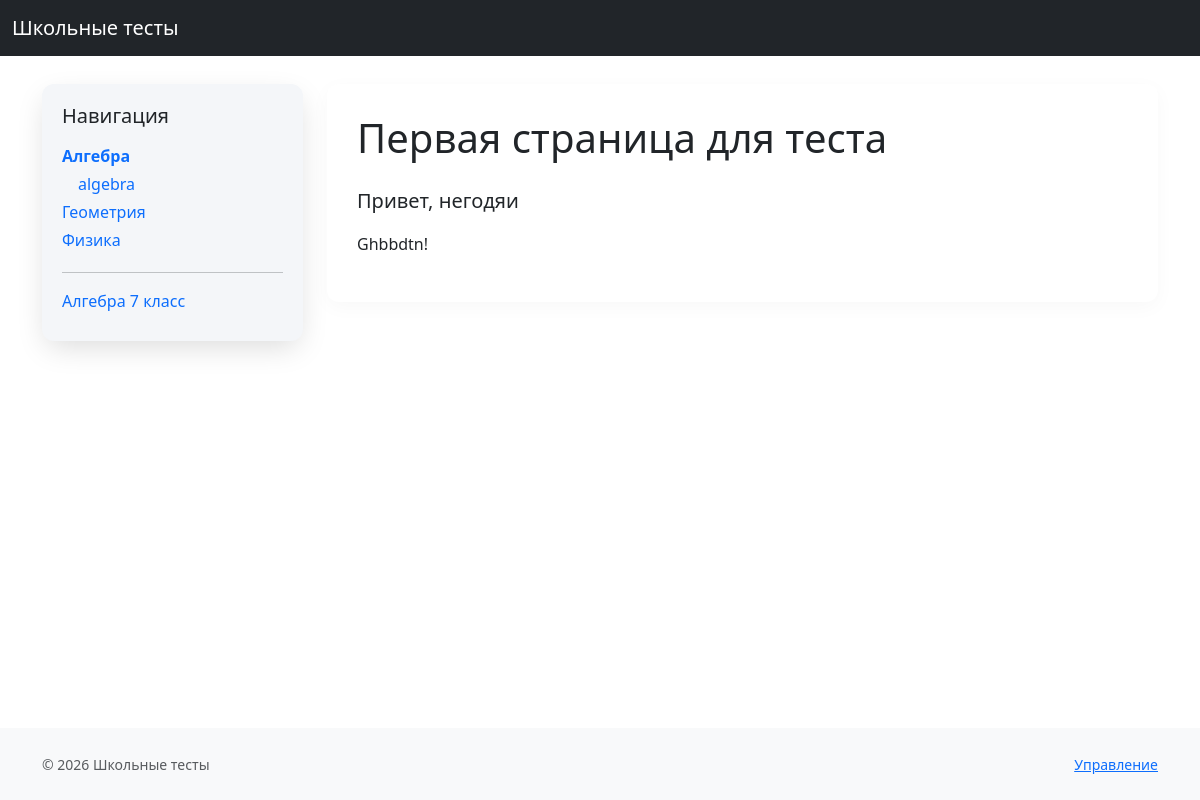
Page /pages/algebra/ on the earlier database version.
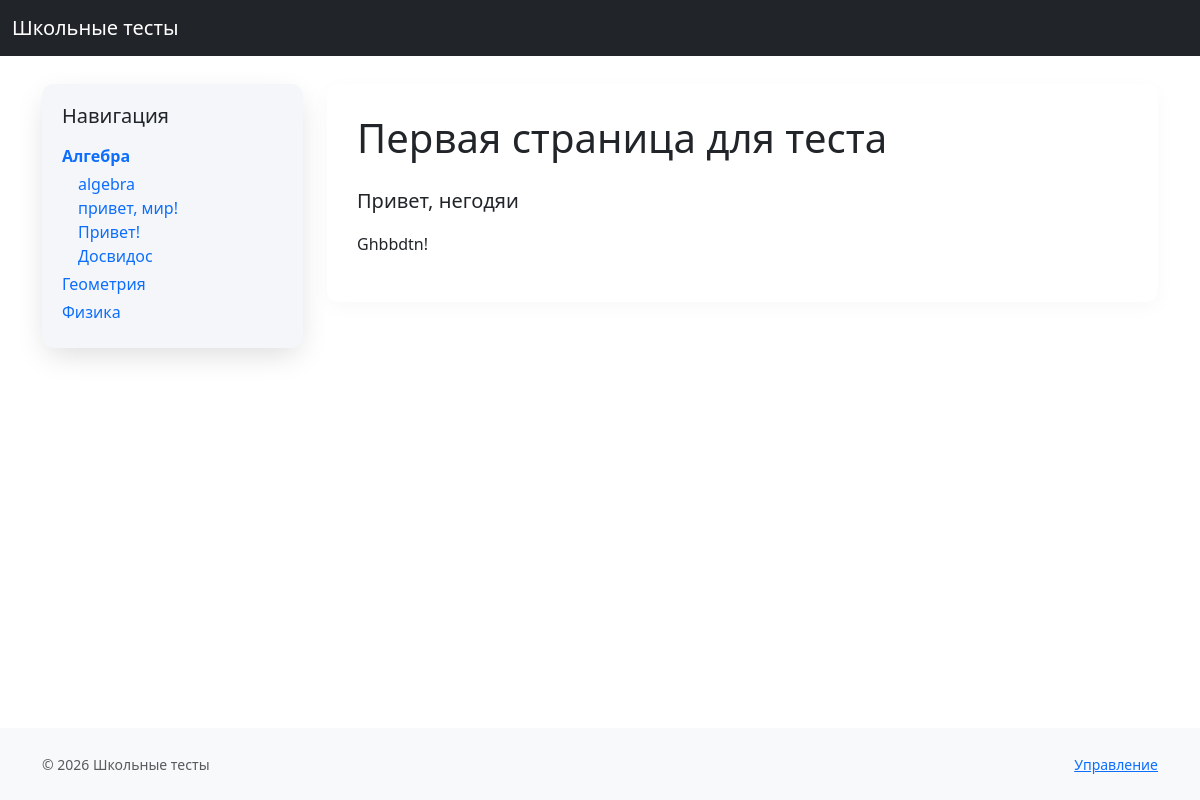
Same page on the later database version.
### testsystem/models.py (models this page shows, shortened)
class SitePage(models.Model):
    title = models.CharField("Заголовок страницы", max_length=200)
    slug = models.SlugField("URL (slug)", max_length=200, unique=True, blank=True)
    lead = models.TextField("Вступительная часть", blank=True)
    body = RichTextField("Основной текст", blank=True)
    body = RichTextUploadingField("Основной текст", blank=True)
    image = models.ImageField("Изображение", upload_to='page_images/', blank=True, null=True)
    image_caption = models.CharField("Подпись к изображению", max_length=300, blank=True)
    is_published = models.BooleanField("Опубликовано", default=True)
    updated_at = models.DateTimeField("Дата обновления", auto_now=True)
    subject = models.CharField(
        "Раздел предмета",
        max_length=20,
        choices=SUBJECT_CHOICES,
        default='algebra',
    )
    class Meta:
        verbose_name = "Страница сайта"
        verbose_name_plural = "Страницы сайта"

class SidebarLink(models.Model):
    title = models.CharField("Текст ссылки", max_length=200)
    url = models.CharField("Ссылка", max_length=200)
    description = models.TextField("Описание", blank=True)
    order = models.PositiveIntegerField("Порядок", default=0)
    is_active = models.BooleanField("Активно", default=True)
    class Meta:
        ordering = ['order']
        verbose_name = "Ссылка в боковой панели"
        verbose_name_plural = "Ссылки в боковой панели"

### testsystem/views.py (the view)
# urls.py: path('', views.home_page, name='home'),
def home_page(request, subject=None):
    pages = SitePage.objects.filter(is_published=True)
    if subject:
        pages = pages.filter(subject=subject)
    context = {
        'main_menu': MainMenuItem.objects.filter(is_active=True).order_by('order'),
        'side_menu': SideMenuItem.objects.filter(is_active=True).order_by('order'),
        'sidebar_links': SidebarLink.objects.filter(is_active=True).order_by('order'),
        'pages': pages,
        'formulas': MathFormula.objects.all()[:5],
        'subjects': SUBJECTS,      # список предметов для бокового меню
        'current_subject': subject,
    }
    page = pages.first() if pages.exists() else None
    context['page'] = page
    return render(request, 'testsystem/home_page.html', context)

### testsystem/templates/testsystem/home_page.html (shortened to what this page needs)
{% load static %}
<!DOCTYPE html>
<html lang="ru" class="h-100">
<head>
    <link href="https://cdn.jsdelivr.net/npm/bootstrap@5.3.2/dist/css/bootstrap.min.css" rel="stylesheet">
</head>
<body class="d-flex flex-column h-100">
<nav class="navbar navbar-expand-md navbar-dark fixed-top bg-dark">
    <div class="container-fluid">
        <a class="navbar-brand" href="/">Школьные тесты</a>
    </div>
</nav>
<main class="flex-shrink-0">
    <div class="container my-4">
        <div class="row g-4">
            <div class="col-lg-3">
                <div class="sidebar-left">
                    <h5 class="mb-3">Навигация</h5>
                    <ul class="nav flex-column">
                        {% for code, name in subjects %}
                            <li class="nav-item mb-1">
                                <a class="nav-link p-0 {% if current_subject == code %}fw-bold{% endif %}"
                                   href="{% url 'pages_by_subject' code %}">
                                    {{ name }}
                                </a>
                                {% if current_subject == code %}
                                    <ul class="nav flex-column ms-3 mt-1">
                                        {% for p in pages %}
                                            {% if p.subject == current_subject and p.slug %}
                                                <li class="nav-item">
                                                    <a href="{% url 'page' p.slug %}" class="nav-link p-0 small">
                                                        {{ p.title }}
                                                    </a>
                                                </li>
                                            {% endif %}
                                        {% endfor %}
                                    </ul>
                                {% endif %}
                            </li>
                        {% endfor %}
                    </ul>
                    {% if sidebar_links %}
                        <hr>
                        {% for link in sidebar_links %}
                            <div class="mb-2">
                                <a href="{{ link.url }}" class="text-decoration-none">{{ link.title }}</a>
                            </div>
                        {% endfor %}
                    {% endif %}
                </div>
            </div>
            <div class="col-lg-9">
                <div class="main-content">
                    {% if page %}
                        <h1 class="mb-4">{{ page.title }}</h1>
                        {% if page.lead %}
                            <p class="lead">{{ page.lead }}</p>
                        {% endif %}
                        <div class="content-body">
                            {{ page.body|safe }}
                        </div>
                    {% else %}
                        <div class="text-center py-5">
                            <h2 class="text-muted mb-4">Страница пока не заполнена</h2>
                            <p class="mb-4">Добавьте контент через <a href="/admin/testsystem/sitepage/add/">админку</a></p>
                            <a href="/admin/testsystem/sitepage/add/" class="btn btn-primary">➕ Создать страницу</a>
                        </div>
                    {% endif %}
                </div>
            </div>
        </div>
    </div>
</main>
<footer class="footer mt-auto py-4 bg-light">
    <div class="container">
        <div class="row">
            <div class="col-md-6">
                <span class="text-muted small">© 2026 Школьные тесты</span>
            </div>
            <div class="col-md-6 text-md-end">
                <span class="text-muted small"><a href="/admin/" target="_blank">Управление</a></span>
            </div>
        </div>
    </div>
</footer>
</body>
</html>

Differences in the rows shown:
removed SidebarLink: title "Алгебра 7 класс"
added SitePage: title "привет, мир!"
added SitePage: title "Привет!"
added SitePage: title "Досвидос"
